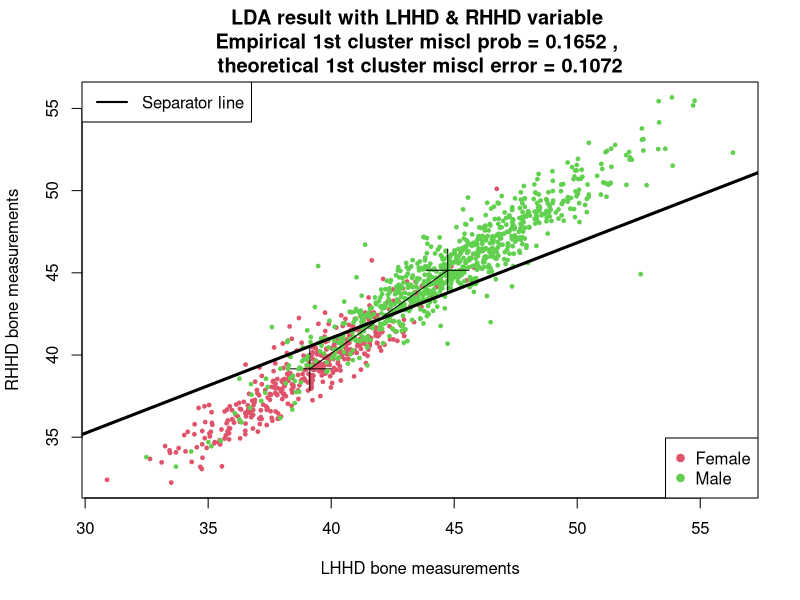
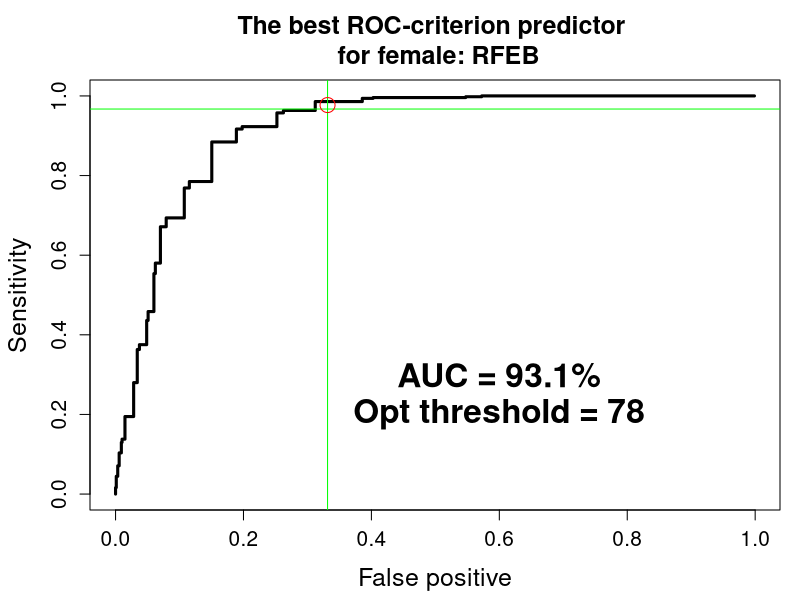

R code for these plots, in order:
## ---- chunk 1
knitr::opts_chunk$set(echo = TRUE)
## ---- chunk 2
# initial
d=read.csv("Goldman.csv",stringsAsFactors=F)
nm=names(d[18:(ncol(d)-9)])
sex=as.numeric(as.vector(d[,3]))
d=as.matrix(d[,18:(ncol(d)-9)])
d=d[!is.na(sex),]
sex=sex[!is.na(sex)]
nr=nrow(d);nc=ncol(d)

TheorErr_l=c()
var1=c()
var2=c()
for(ivar in 1:(nc-1))
{ 
  for (ivar2 in (ivar+1):nc){
    
    #the two bones
    x=d[,c(ivar,ivar2)] 
    #bones and sex
    df=data.frame(cbind(x,sex))
	  df=na.omit(df)
	  y=as.matrix(df[,3])
   	x=as.matrix(df[,c(1,2)])
   	
   	male=as.matrix(df[df['sex']==0,c(1,2)])
	  female=as.matrix(df[df['sex']==1,c(1,2)])
    
    mu1=colMeans(male,na.rm = TRUE)
    mu2=colMeans(female,na.rm = TRUE)
    
    ro=cor(x[,1],x[,2])
    sd1=sd(male,na.rm = TRUE)
    sd2=sd(female,na.rm = TRUE)

    Omega=matrix(c(sd1^2,sd1*sd2*ro,sd1*sd2*ro,sd2^2),2,2)
    a=solve(Omega)%*%(mu1-mu2)
    delta2=t(mu1-mu2)%*%solve(Omega)%*%(mu1-mu2)
    TheorErr_l=append(TheorErr_l,pnorm(-sqrt(delta2)/2))
    var1=append(var1,ivar)
    var2=append(var2,ivar2)
  }
}
ibest=which.min(TheorErr_l)
bone1=colnames(d)[var1[ibest]]
bone2=colnames(d)[var2[ibest]]

print(paste("The best two bone predictors is",bone1," & ",bone2, " with score of ", TheorErr_l[which.min(TheorErr_l)],sep=""))
## ---- chunk 3
first = cbind(subset(d, select = c(LHHD)), sex)
second = cbind(subset(d, select = c(RHHD)), sex)
co=chol(Omega)

# LHHD
first_female_data <- subset(first, sex==1, select = -c(sex))
first_male_data <- subset(first, sex==0, select = -c(sex))

# RHHD
second_female_data <- subset(second, sex==1, select = -c(sex))
second_male_data <- subset(second, sex==0, select = -c(sex))

mu1 = c(mean(first_female_data, na.rm=T), mean(second_female_data, na.rm=T))
mu2 = c(mean(first_male_data, na.rm=T), mean(second_male_data, na.rm=T))

p1 = na.omit(cbind(first_female_data,second_female_data))
p2 = na.omit(cbind(first_male_data,second_male_data))

sd1 = sd(colMeans(p1, na.rm=T))
sd2 = sd(colMeans(p2, na.rm=T))

n1 = nrow(p1)
n2 = nrow(p2)

p12=rbind(p1,p2)
plot(p12,type="n",xlab="LHHD bone measurements",
     ylab="RHHD bone measurements")
points(p1[,1],p1[,2],pch=19, cex=0.5, col=2)
points(mu1[1],mu1[2],pch=3,cex=4)
points(p2[,1],p2[,2],pch=19, cex=0.5, col=3)
points(mu2[1],mu2[2],pch=3,cex=4)
legend("bottomright", legend=c("Female", "Male"), col=c(2,3), pch=19)
legend("topleft", legend="Separator line", col=1, lty=1, lwd=2)
# separator line
z=seq(from=0,to=1,length=100)
lines(mu1[1]*z+mu2[1]*(1-z),mu1[2]*z+mu2[2]*(1-z))
a=solve(Omega)%*%(mu1-mu2)
x=seq(from=-100,to=100,length=100)
ma=(as.vector(mu1)+as.vector(mu2))/2
y=ma[2]-a[1]/a[2]*(x-ma[1])
lines(x,y,lwd=3)

i1=1:n1;i2=1:n2
ind=1:(n1+n2);memb=c(rep(1,n1),rep(2,n2))
classR=(p12-(rep(1,n1+n2)%*%t(ma)))%*%a
IFer=sum(classR<0 & memb==1)
EmpErr=IFer/n1
delta2=t(mu1-mu2)%*%solve(Omega)%*%(mu1-mu2)
TheorErr=pnorm(-sqrt(delta2)/2)
title(paste("LDA result with LHHD & RHHD variable","\nEmpirical 1st cluster miscl prob =",round(EmpErr,4),", \ntheoretical 1st cluster miscl error =",round(TheorErr,4)))
## ---- chunk 4
## I commented the code for this question because it takes a long time to finish the double loop. I ran it and saved the AUC result, hardcoded on the below part.

# d=read.csv("Goldman.csv",stringsAsFactors=F) 
# nm=names(d[18:(ncol(d)-9)])
# sex=as.numeric(as.vector(d[,3])) 
# d=as.matrix(d[,18:(ncol(d)-9)]) 
# d=d[!is.na(sex),] 
# sex=sex[!is.na(sex)] 
# nr=nrow(d);nc=ncol(d)
# AUC = rep(0, nc)
# 
# 
# for (i in 1:nc) {
#   print(i)
#   temp = d[,i]
#   for (j in 1:nc) {
#     # quadratic -> i == j, cross -> i != j
#       ## cross-product
#     var = d[,i]*d[,j]
#     temp = cbind(temp, var)
#   }
#   x = temp
# 	y=sex[!is.na(x)]
# 	x=x[!is.na(x)]
# 	ni=length(x)
# 	n0=sum(1-y, na.rm=T);n1=sum(y, na.rm=T)
# #	o=glm(y~x,family=binomial)
# 	sod=sort(x)
# 	fp0=0
# 	for(k in 1:ni) {
# 		sens=sum(x<sod[k]&y==1, na.rm=T)/n1
# 		fp=sum(x<sod[k]&y==0, na.rm=T)/n0
# 		if(k>1) AUC[i]=AUC[i]+sens*(fp-fp0)
# 		fp0=fp	
# 	}	
#   }

# AUC result
AUC = c(0.8372412, 0.9059148, 0.9082779, 0.8077102, 0.8002234, 0.8330184, 0.9150301, 0.9210204, 0.8253250, 0.8442765, 0.8680080, 0.7751884, 0.8788605, 0.8658543, 0.7886804, 0.8941509, 0.8334747, 0.8386770, 0.9317838, 0.9113732, 0.9065689, 0.8069891, 0.8453707, 0.8275305, 0.8321896, 0.9321473, 0.9179277, 0.9068206, 0.8214697, 0.8473318, 0.8082330, 0.9150256, 0.8557736, 0.8749032, 0.8090764, 0.9171456, 0.8638610, 0.8654107, 0.6500123, 0.7404787, 0.7486713, 0.8971095, 0.8855810)

AUC

i=1:nc
ibest=i[AUC==max(AUC)]
v1.best=d[,ibest]
nm.best=nm[ibest]
nm.best
paste("The best predictor is", nm.best)
## ---- chunk 5
# calculate the optimum threshold
y=sex[!is.na(v1.best)]
x=v1.best[!is.na(v1.best)]
n0=sum(1-y, na.rm=T);n1=sum(y, na.rm=T)
ni=length(x)
o=glm(y~x,family=binomial)
print(summary(o))
sod=sort(x)
AUC.best=fp0=0
sens=fp=toter10=rep(0,ni)

for(i in 1:ni)
{
	sens[i]=sum(x<sod[i]&y==1, na.rm=T)/n1
	fp[i]=sum(x<sod[i]&y==0, na.rm=T)/n0
	toter10[i]=(1-sens[i])+fp[i]
	if(i>1) AUC.best=AUC.best+sens[i]*(fp[i]-fp0)
	fp0=fp[i]	
}

opt.thresh=unique(x[which(toter10==min(toter10, na.rm=TRUE))])
opt = opt.thresh[1]
fp10=sum(x<opt&y==0)/n0
sens10=sum(x<opt&y==0)/n1
d_plot = cbind(x, y)[y==1,][,'x']

# add plot to graph
par(mfrow=c(1,1),mar=c(4.5,4.5,4,1),cex.lab=1.5,cex.main=1.5,cex.axis=1.25)
plot(fp,sens,type="s",lwd=3,xlab="False positive",ylab="Sensitivity",
     main=paste("The best ROC-criterion predictor \n for female:",nm.best), cex=1)
text(.6,.3,paste("AUC = ",round(AUC.best*100,1),"%",sep=""),cex=2,font=2)
text(.6,.2,paste("Opt threshold = ",opt,sep=""),cex=2,font=2)
segments(-1,pnorm(opt, mean=mean(d_plot), sd=sd(d_plot))-0.01,2,
         pnorm(opt, mean=mean(d_plot), sd=sd(d_plot))-0.01, col="green")
segments(fp10,-1,fp10,2,col="green")
points(fp10,pnorm(opt, mean=mean(d_plot), sd=sd(d_plot)), pch=1,cex=2, col ="red")
